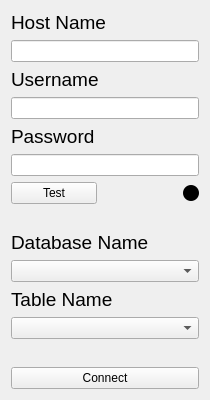
<?xml version="1.0" encoding="UTF-8"?>
<ui version="4.0">
 <class>databaseForm</class>
 <widget class="QWidget" name="databaseForm">
  <property name="geometry">
   <rect>
    <x>0</x>
    <y>0</y>
    <width>210</width>
    <height>400</height>
   </rect>
  </property>
  <property name="windowTitle">
   <string>Database Connection</string>
  </property>
  <property name="windowIcon">
   <iconset>
    <normaloff>resources/icons/database.png</normaloff>resources/icons/database.png</iconset>
  </property>
  <layout class="QHBoxLayout" name="horizontalLayout_2">
   <item>
    <layout class="QVBoxLayout" name="verticalLayout">
     <item>
      <widget class="QLabel" name="label_4">
       <property name="font">
        <font>
         <pointsize>14</pointsize>
        </font>
       </property>
       <property name="text">
        <string>Host Name</string>
       </property>
      </widget>
     </item>
     <item>
      <widget class="QLineEdit" name="hostNamelineEdit"/>
     </item>
     <item>
      <widget class="QLabel" name="label_2">
       <property name="font">
        <font>
         <pointsize>14</pointsize>
        </font>
       </property>
       <property name="text">
        <string>Username</string>
       </property>
      </widget>
     </item>
     <item>
      <widget class="QLineEdit" name="usernameLineEdit"/>
     </item>
     <item>
      <widget class="QLabel" name="label_3">
       <property name="font">
        <font>
         <pointsize>14</pointsize>
        </font>
       </property>
       <property name="text">
        <string>Password</string>
       </property>
      </widget>
     </item>
     <item>
      <widget class="QLineEdit" name="passwordLineEdit"/>
     </item>
     <item>
      <layout class="QHBoxLayout" name="horizontalLayout" stretch="0,0,1">
       <item>
        <widget class="QPushButton" name="testConnectionpushButton">
         <property name="text">
          <string>Test</string>
         </property>
        </widget>
       </item>
       <item>
        <spacer name="horizontalSpacer">
         <property name="orientation">
          <enum>Qt::Horizontal</enum>
         </property>
         <property name="sizeType">
          <enum>QSizePolicy::Fixed</enum>
         </property>
         <property name="sizeHint" stdset="0">
          <size>
           <width>80</width>
           <height>20</height>
          </size>
         </property>
        </spacer>
       </item>
       <item>
        <widget class="QPushButton" name="connectionLed">
         <property name="enabled">
          <bool>false</bool>
         </property>
         <property name="maximumSize">
          <size>
           <width>16</width>
           <height>16</height>
          </size>
         </property>
         <property name="styleSheet">
          <string notr="true">QPushButton{
	border-radius : 8px;
	background-color: rgb(0, 0, 0);
}</string>
         </property>
         <property name="text">
          <string/>
         </property>
        </widget>
       </item>
      </layout>
     </item>
     <item>
      <spacer name="verticalSpacer_2">
       <property name="orientation">
        <enum>Qt::Vertical</enum>
       </property>
       <property name="sizeHint" stdset="0">
        <size>
         <width>20</width>
         <height>40</height>
        </size>
       </property>
      </spacer>
     </item>
     <item>
      <widget class="QLabel" name="label">
       <property name="font">
        <font>
         <pointsize>14</pointsize>
        </font>
       </property>
       <property name="text">
        <string>Database Name</string>
       </property>
      </widget>
     </item>
     <item>
      <widget class="QComboBox" name="databaseNamecomboBox"/>
     </item>
     <item>
      <widget class="QLabel" name="label_5">
       <property name="font">
        <font>
         <pointsize>14</pointsize>
        </font>
       </property>
       <property name="text">
        <string>Table Name</string>
       </property>
      </widget>
     </item>
     <item>
      <widget class="QComboBox" name="tableNamecomboBox"/>
     </item>
     <item>
      <spacer name="verticalSpacer">
       <property name="orientation">
        <enum>Qt::Vertical</enum>
       </property>
       <property name="sizeHint" stdset="0">
        <size>
         <width>20</width>
         <height>40</height>
        </size>
       </property>
      </spacer>
     </item>
     <item>
      <widget class="QPushButton" name="connectpushButton">
       <property name="text">
        <string>Connect</string>
       </property>
      </widget>
     </item>
    </layout>
   </item>
  </layout>
 </widget>
 <resources/>
 <connections/>
</ui>
